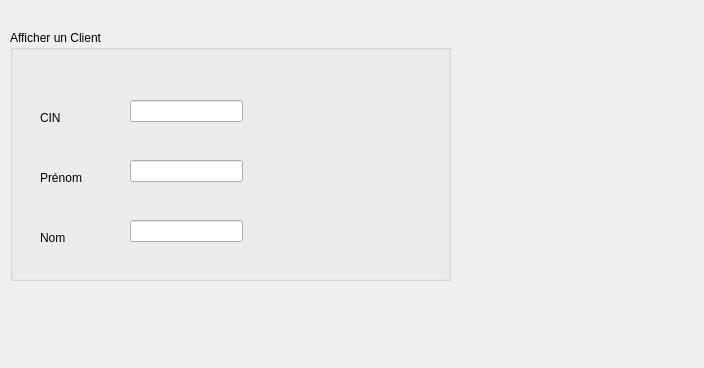
<?xml version="1.0" encoding="UTF-8"?>
<ui version="4.0">
 <class>Dialog</class>
 <widget class="QDialog" name="Dialog">
  <property name="geometry">
   <rect>
    <x>0</x>
    <y>0</y>
    <width>704</width>
    <height>368</height>
   </rect>
  </property>
  <property name="windowTitle">
   <string>Afficher un client</string>
  </property>
  <widget class="QGroupBox" name="groupBox">
   <property name="geometry">
    <rect>
     <x>10</x>
     <y>30</y>
     <width>441</width>
     <height>251</height>
    </rect>
   </property>
   <property name="title">
    <string>Afficher un Client</string>
   </property>
   <widget class="QLabel" name="label">
    <property name="geometry">
     <rect>
      <x>30</x>
      <y>80</y>
      <width>55</width>
      <height>16</height>
     </rect>
    </property>
    <property name="text">
     <string>CIN</string>
    </property>
   </widget>
   <widget class="QLabel" name="label_2">
    <property name="geometry">
     <rect>
      <x>30</x>
      <y>140</y>
      <width>55</width>
      <height>16</height>
     </rect>
    </property>
    <property name="text">
     <string>Prénom</string>
    </property>
   </widget>
   <widget class="QLabel" name="label_3">
    <property name="geometry">
     <rect>
      <x>30</x>
      <y>200</y>
      <width>55</width>
      <height>16</height>
     </rect>
    </property>
    <property name="text">
     <string>Nom</string>
    </property>
   </widget>
   <widget class="QLineEdit" name="lineEdit">
    <property name="geometry">
     <rect>
      <x>120</x>
      <y>70</y>
      <width>113</width>
      <height>22</height>
     </rect>
    </property>
   </widget>
   <widget class="QLineEdit" name="lineEdit_2">
    <property name="geometry">
     <rect>
      <x>120</x>
      <y>130</y>
      <width>113</width>
      <height>22</height>
     </rect>
    </property>
   </widget>
   <widget class="QLineEdit" name="lineEdit_3">
    <property name="geometry">
     <rect>
      <x>120</x>
      <y>190</y>
      <width>113</width>
      <height>22</height>
     </rect>
    </property>
   </widget>
  </widget>
 </widget>
 <resources/>
 <connections/>
</ui>
